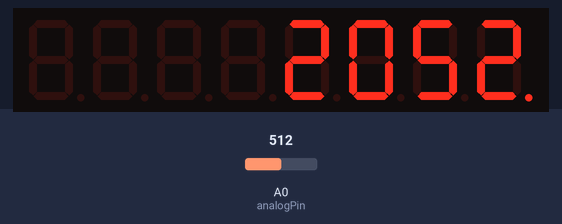
A sketch run on a simulated Arduino Uno, built with avr-gcc and run on an emulated ATmega328P. On the bench: 8-digit seven-segment display. Inputs (shaded band) come from the test bench; at power-on: A0 (analogPin) = 512.

Above: at 1.3 s.
1.4 s: A0 (analogPin) set to 716
At 2.7 s:
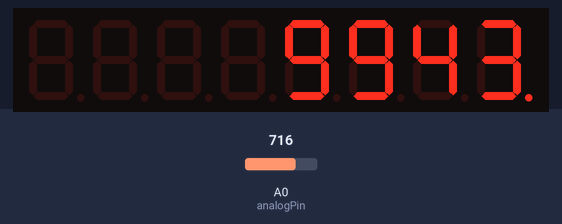
3.0 s: A0 (analogPin) set to 900
At 4.2 s:
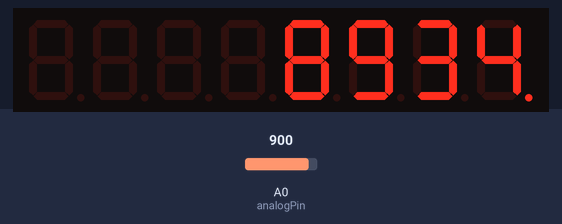
4.5 s: A0 (analogPin) set to 1023
At 5.5 s:
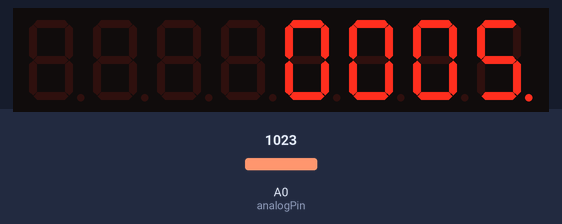
Timing chart, 0 to 7.5 s (numbered marks = the images above; inputs shaded):
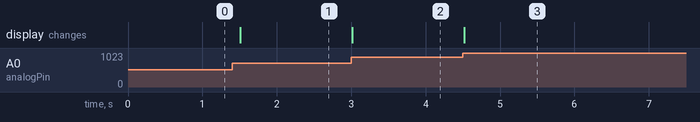

The sketch:

read_voltage_test_1.ino
```cpp
#include "LedControl.h"

LedControl lc = LedControl(7,6,5,1);
const int analogPin = A0;   // voltage input pin

void setup() {
  lc.shutdown(0,false);
  lc.setIntensity(0,15);
  lc.clearDisplay(0);
}

void displayVoltage(float voltage) {
  if (voltage > 9.999) voltage = 9.999;
  int val = (int)(voltage * 1000);

  int d0 = val % 10;
  int d1 = (val / 10) % 10;
  int d2 = (val / 100) % 10;
  int d3 = (val / 1000) % 10;

  lc.setDigit(0,3,d0,false);
  lc.setDigit(0,2,d1,false);
  lc.setDigit(0,1,d2,false);
  lc.setDigit(0,0,d3,true);   // DP on the most significant digit → X.XXX
}

void loop() {
  int raw = analogRead(analogPin);
  float voltage = raw * (5.0 / 1023.0);
  displayVoltage(voltage);
  delay(500);
}
```

Measured:
- after the input at 1.4 s, the display: changes after 0.11 s (image 1)
- after the input at 3.0 s, the display: changes at once (image 2)
- after the input at 4.5 s, the display: changes at once (image 3)
